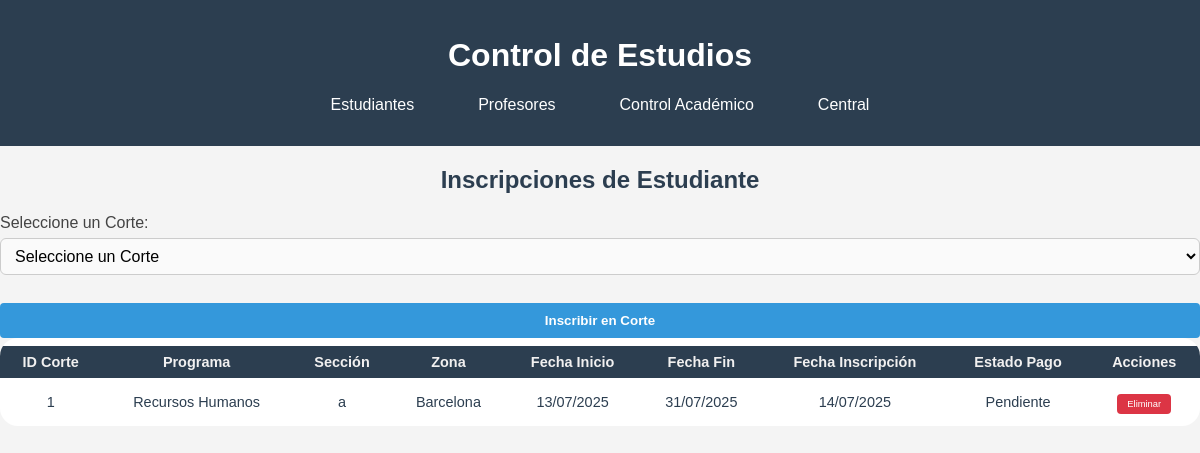
The page /estudiantes/inscripciones/123123123132 on the database its author committed.
### modulos/control_academico/models.py (models this page shows, shortened)
class Inscripcion(db.Model):
    __tablename__ = 'inscripciones'
    id = db.Column(db.Integer, primary_key=True)
    estudiante_id = db.Column(db.String(20), db.ForeignKey('estudiantes.cedula'), nullable=False)
    corte_id = db.Column(db.Integer, db.ForeignKey('cortes.id'), nullable=False)
    fecha_inscripcion = db.Column(db.DateTime, default=datetime.utcnow, nullable=False)
    estado_pago = db.Column(db.Boolean, default=False)
    estudiante = db.relationship('Estudiante', back_populates='inscripciones')
    corte = db.relationship('Corte', back_populates='inscripciones')

class Corte(db.Model):
    __tablename__ = 'cortes'
    id = db.Column(db.Integer, primary_key=True)
    programa_id = db.Column(db.Integer, db.ForeignKey('programas.id'), nullable=False)
    seccion = db.Column(db.String(20), nullable=False)
    zona = db.Column(db.String(50), nullable=False)
    fecha_inicio = db.Column(db.Date, nullable=False)
    fecha_fin = db.Column(db.Date, nullable=False)
    programa = db.relationship('Programa', back_populates='cortes')
    inscripciones = db.relationship('Inscripcion', back_populates='corte')
    asignaciones = db.relationship('AsignacionMateria', back_populates='corte')

class Programa(db.Model):
    __tablename__ = 'programas'
    id = db.Column(db.Integer, primary_key=True)
    nombre = db.Column(db.String(100), nullable=False)
    carrera_id = db.Column(db.Integer, db.ForeignKey('carreras.id'), nullable=False)
    carrera = db.relationship('Carrera', back_populates='programas')
    materias = db.relationship('Materia', back_populates='programa')
    cortes = db.relationship('Corte', back_populates='programa')

### modulos/estudiantes/routes.py (the view, shortened to what this page needs)
@bp.route('/inscripciones/<cedula>' , methods=['GET', 'POST'])
def inscripciones(cedula):
    estudiante = Estudiante.query.get_or_404(cedula)
    inscripciones = Inscripcion.query.filter_by(estudiante_id=estudiante.cedula).all()
    cortes_disponibles = Corte.query.all()
    return render_template('estudiantes/inscripciones.html',
                         estudiante=estudiante,
                         inscripciones=inscripciones,
                         cortes_disponibles=cortes_disponibles)

### modulos/estudiantes/templates/estudiantes/inscripciones.html (shortened to what this page needs)
{% extends "central/base.html" %}
{% block content %}
<h2 class="titulo-estudiantes">Inscripciones de Estudiante</h2>
<form action="{{ url_for('estudiantes.inscripciones', cedula=estudiante.cedula) }}" method="POST">
    <div class="form-group">
        <label for="corte">Seleccione un Corte:</label>
        <select name="corte" id="corte" required>
            <option value="" disabled selected>Seleccione un Corte</option>
        </select>
    </div>
    <button type="submit" class="btn-form-estudiante">Inscribir en Corte</button>
</form>
<div class="tabla-estudiantes-contenedor">
    {% if inscripciones %}
        <table class="tabla-estudiantes">
            <thead>
                <tr>
                    <th>ID Corte</th>
                    <th>Programa</th>
                    <th>Sección</th>
                    <th>Zona</th>
                    <th>Fecha Inicio</th>
                    <th>Fecha Fin</th>
                    <th>Fecha Inscripción</th>
                    <th>Estado Pago</th>
                    <th>Acciones</th>
                </tr>
            </thead>
            <tbody>
                {% for inscripcion in inscripciones %}
                    <tr>
                        <td>{{ inscripcion.corte.id }}</td>
                        <td>{{ inscripcion.corte.programa.nombre }}</td>
                        <td>{{ inscripcion.corte.seccion }}</td>
                        <td>{{ inscripcion.corte.zona }}</td>
                        <td>{{ inscripcion.corte.fecha_inicio.strftime('%d/%m/%Y') }}</td>
                        <td>{{ inscripcion.corte.fecha_fin.strftime('%d/%m/%Y') }}</td>
                        <td>{{ inscripcion.fecha_inscripcion.strftime('%d/%m/%Y') }}</td>
                        <td>{{ 'Pagado' if inscripcion.estado_pago else 'Pendiente' }}</td>
                        <td>
                            <a href="{{ url_for('estudiantes.eliminar_inscripcion', inscripcion_id=inscripcion.id) }}"
                               class="btn-accion eliminar"
                               onclick="return confirm('¿Está seguro de eliminar esta inscripción?')">Eliminar</a>
                        </td>
                    </tr>
                {% endfor %}
            </tbody>
        </table>
    {% else %}
        <p>No hay inscripciones registradas para este estudiante.</p>
    {% endif %}
</div>
{% endblock %}

### modulos/static/css/style.css (style rules this page uses)
body { font-family: Arial, sans-serif; margin: 0; padding: 0; background-color: #f4f4f4; }
.titulo-estudiantes { text-align: center; margin-top: 20px; color: #2c3e50; }
a { text-decoration: none ; }
.tabla-estudiantes-contenedor { overflow-x: auto; margin: 0 auto; max-width: 2000px; }
.tabla-estudiantes { width: 100%; max-width: 1500; margin: 0 auto 30px auto; border-collapse: separate; border-spacing: 0 8px; border-radius: 18px; margin-bottom: 30px; background: #fff; overflow: hidden; }
.tabla-estudiantes th, .tabla-estudiantes td { padding: 8px 12px; text-align: center; }
.tabla-estudiantes, .tabla-estudiantes th, .tabla-estudiantes td { font-family: Arial, sans-serif; font-size: 0.95em; color: #2c3e50; }
.tabla-estudiantes th { background-color: #2c3e50; color: #f1f0f0; }
.btn-accion { padding: 2px 6px; border-radius: 2px; text-decoration: none; font-size: 0.65em; margin: 0 1px; }
.btn-accion.eliminar { background: #2c3e50; color: white; }
.btn-form-estudiante { width: 100%; padding: 10px 0; background-color: #3498db; color: white; border: none; border-radius: 4px; font-weight: bold; cursor: pointer; transition: background 0.2s; margin-top: 10px; }
.form-group { margin-bottom: 15px; }
.form-group label { display: block; margin-bottom: 5px; font-weight: bold; }
.form-group select { width: 100%; padding: 8px; border: 1px solid #ddd; border-radius: 4px; }
.btn-accion { padding: 5px 10px; border-radius: 4px; text-decoration: none; color: white; margin: 0 5px; }
.btn-accion.eliminar { background-color: #dc3545; }
.form-group { margin-bottom: 18px; width: 100%; text-align: left; }
.form-group label { display: block; margin-bottom: 6px; color: #444; font-weight: 500; }
.form-group input, .form-group select { width: 100%; padding: 8px 10px; border: 1px solid #ccc; border-radius: 6px; background: #fafafa; font-size: 1rem; box-sizing: border-box; }

### rows shown on the page
Inscripcion: corte.id "1", corte.programa.nombre "Recursos Humanos", corte.seccion "a", corte.zona "Barcelona", corte.fecha_inicio "13/07/2025", corte.fecha_fin "31/07/2025", fecha_inscripcion "14/07/2025", estado_pago "Pendiente"
